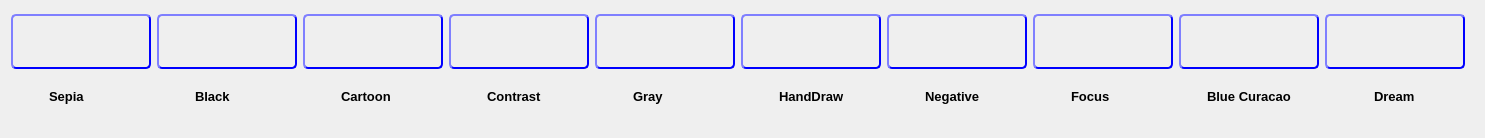
      <widget class="QWidget" name="scrollAreaWidgetContents_2">
       <property name="geometry">
        <rect>
         <x>0</x>
         <y>0</y>
         <width>1485</width>
         <height>138</height>
        </rect>
       </property>
       <layout class="QHBoxLayout" name="horizontalLayout_7">
        <item>
         <widget class="QWidget" name="widget_9" native="true">
          <property name="styleSheet">
           <string notr="true">max-width:140px;
max-height:110px;</string>
          </property>
          <layout class="QVBoxLayout" name="verticalLayout_3">
           <property name="spacing">
            <number>0</number>
           </property>
           <property name="leftMargin">
            <number>0</number>
           </property>
           <property name="topMargin">
            <number>0</number>
           </property>
           <property name="rightMargin">
            <number>0</number>
           </property>
           <property name="bottomMargin">
            <number>0</number>
           </property>
           <item>
            <widget class="QPushButton" name="effect_sepia_btn">
             <property name="enabled">
              <bool>true</bool>
             </property>
             <property name="font">
              <font>
               <family>MS Sans Serif</family>
               <pointsize>9</pointsize>
               <weight>75</weight>
               <italic>false</italic>
               <bold>true</bold>
               <underline>false</underline>
               <strikeout>false</strikeout>
              </font>
             </property>
             <property name="mouseTracking">
              <bool>false</bool>
             </property>
             <property name="toolTip">
              <string/>
             </property>
             <property name="styleSheet">
              <string notr="true">border-style: outset;
border-width: 2px;
border-color: blue;
border-radius:5px;</string>
             </property>
             <property name="text">
              <string/>
             </property>
             <property name="icon">
              <iconset>
               <normaloff>images/sepia.png</normaloff>images/sepia.png</iconset>
             </property>
             <property name="iconSize">
              <size>
               <width>180</width>
               <height>110</height>
              </size>
             </property>
             <property name="checkable">
              <bool>false</bool>
             </property>
            </widget>
           </item>
           <item>
            <widget class="QLabel" name="label_5">
             <property name="font">
              <font>
               <family>MS Sans Serif</family>
               <pointsize>10</pointsize>
               <weight>75</weight>
               <bold>true</bold>
              </font>
             </property>
             <property name="styleSheet">
              <string notr="true">max-height:60px;
margin-left:35px</string>
             </property>
             <property name="text">
              <string>Sepia</string>
             </property>
             <property name="scaledContents">
              <bool>false</bool>
             </property>
            </widget>
           </item>
          </layout>
         </widget>
        </item>
        <item>
         <widget class="QWidget" name="widget_7" native="true">
          <property name="styleSheet">
           <string notr="true">max-width:140px;
max-height:110px;</string>
          </property>
          <layout class="QVBoxLayout" name="verticalLayout_2">
           <property name="spacing">
            <number>0</number>
           </property>
           <property name="leftMargin">
            <number>0</number>
           </property>
           <property name="topMargin">
            <number>0</number>
           </property>
           <property name="rightMargin">
            <number>0</number>
           </property>
           <property name="bottomMargin">
            <number>0</number>
           </property>
           <item>
            <widget class="QPushButton" name="effect_black_btn">
             <property name="enabled">
              <bool>true</bool>
             </property>
             <property name="font">
              <font>
               <family>MS Sans Serif</family>
               <pointsize>9</pointsize>
               <weight>75</weight>
               <italic>false</italic>
               <bold>true</bold>
               <underline>false</underline>
               <strikeout>false</strikeout>
              </font>
             </property>
             <property name="mouseTracking">
              <bool>false</bool>
             </property>
             <property name="toolTip">
              <string/>
             </property>
             <property name="styleSheet">
              <string notr="true">border-style: outset;
border-width: 2px;
border-color: blue;
border-radius:5px;</string>
             </property>
             <property name="text">
              <string/>
             </property>
             <property name="icon">
              <iconset>
               <normaloff>images/black.png</normaloff>images/black.png</iconset>
             </property>
             <property name="iconSize">
              <size>
               <width>180</width>
               <height>110</height>
              </size>
             </property>
             <property name="checkable">
              <bool>false</bool>
             </property>
            </widget>
           </item>
           <item>
            <widget class="QLabel" name="label_2">
             <property name="font">
              <font>
               <family>MS Sans Serif</family>
               <pointsize>10</pointsize>
               <weight>75</weight>
               <bold>true</bold>
              </font>
             </property>
             <property name="styleSheet">
              <string notr="true">max-height:60px;
margin-left:35px</string>
             </property>
             <property name="text">
              <string>Black</string>
             </property>
             <property name="scaledContents">
              <bool>false</bool>
             </property>
            </widget>
           </item>
          </layout>
         </widget>
        </item>
        <item>
         <widget class="QWidget" name="widget_8" native="true">
          <property name="styleSheet">
           <string notr="true">max-width:140px;
max-height:110px;</string>
          </property>
          <layout class="QVBoxLayout" name="verticalLayout_5">
           <property name="spacing">
            <number>0</number>
           </property>
           <property name="leftMargin">
            <number>0</number>
           </property>
           <property name="topMargin">
            <number>0</number>
           </property>
           <property name="rightMargin">
            <number>0</number>
           </property>
           <property name="bottomMargin">
            <number>0</number>
           </property>
           <item>
            <widget class="QPushButton" name="effect_cartoon_btn">
             <property name="enabled">
              <bool>true</bool>
             </property>
             <property name="font">
              <font>
               <family>MS Sans Serif</family>
               <pointsize>9</pointsize>
               <weight>75</weight>
               <italic>false</italic>
               <bold>true</bold>
               <underline>false</underline>
               <strikeout>false</strikeout>
              </font>
             </property>
             <property name="mouseTracking">
              <bool>false</bool>
             </property>
             <property name="toolTip">
              <string/>
             </property>
             <property name="styleSheet">
              <string notr="true">border-style: outset;
border-width: 2px;
border-color: blue;
border-radius:5px;</string>
             </property>
             <property name="text">
              <string/>
             </property>
             <property name="icon">
              <iconset>
               <normaloff>C:/Users/NGOVIETTHANH/Pictures/Saved Pictures/image filter/cartoon.png</normaloff>C:/Users/NGOVIETTHANH/Pictures/Saved Pictures/image filter/cartoon.png</iconset>
             </property>
             <property name="iconSize">
              <size>
               <width>180</width>
               <height>110</height>
              </size>
             </property>
             <property name="checkable">
              <bool>false</bool>
             </property>
            </widget>
           </item>
           <item>
            <widget class="QLabel" name="label_4">
             <property name="font">
              <font>
               <family>MS Sans Serif</family>
               <pointsize>10</pointsize>
               <weight>75</weight>
               <bold>true</bold>
              </font>
             </property>
             <property name="styleSheet">
              <string notr="true">max-height:60px;
margin-left:35px</string>
             </property>
             <property name="text">
              <string>Cartoon</string>
             </property>
             <property name="scaledContents">
              <bool>false</bool>
             </property>
            </widget>
           </item>
          </layout>
         </widget>
        </item>
        <item>
         <widget class="QWidget" name="widget_12" native="true">
          <property name="styleSheet">
           <string notr="true">max-width:140px;
max-height:110px;</string>
          </property>
          <layout class="QVBoxLayout" name="verticalLayout_9">
           <property name="spacing">
            <number>0</number>
           </property>
           <property name="leftMargin">
            <number>0</number>
           </property>
           <property name="topMargin">
            <number>0</number>
           </property>
           <property name="rightMargin">
            <number>0</number>
           </property>
           <property name="bottomMargin">
            <number>0</number>
           </property>
           <item>
            <widget class="QPushButton" name="effect_contrast_btn">
             <property name="enabled">
              <bool>true</bool>
             </property>
             <property name="font">
              <font>
               <family>MS Sans Serif</family>
               <pointsize>9</pointsize>
               <weight>75</weight>
               <italic>false</italic>
               <bold>true</bold>
               <underline>false</underline>
               <strikeout>false</strikeout>
              </font>
             </property>
             <property name="mouseTracking">
              <bool>false</bool>
             </property>
             <property name="toolTip">
              <string/>
             </property>
             <property name="styleSheet">
              <string notr="true">border-style: outset;
border-width: 2px;
border-color: blue;
border-radius:5px;</string>
             </property>
             <property name="text">
              <string/>
             </property>
             <property name="icon">
              <iconset>
               <normaloff>C:/Users/NGOVIETTHANH/Pictures/Saved Pictures/image filter/contrast.png</normaloff>C:/Users/NGOVIETTHANH/Pictures/Saved Pictures/image filter/contrast.png</iconset>
             </property>
             <property name="iconSize">
              <size>
               <width>180</width>
               <height>110</height>
              </size>
             </property>
             <property name="checkable">
              <bool>false</bool>
             </property>
            </widget>
           </item>
           <item>
            <widget class="QLabel" name="label_9">
             <property name="font">
              <font>
               <family>MS Sans Serif</family>
               <pointsize>10</pointsize>
               <weight>75</weight>
               <bold>true</bold>
              </font>
             </property>
             <property name="styleSheet">
              <string notr="true">max-height:60px;
margin-left:35px</string>
             </property>
             <property name="text">
              <string>Contrast</string>
             </property>
             <property name="scaledContents">
              <bool>false</bool>
             </property>
            </widget>
           </item>
          </layout>
         </widget>
        </item>
        <item>
         <widget class="QWidget" name="widget_11" native="true">
          <property name="styleSheet">
           <string notr="true">max-width:140px;
max-height:110px;</string>
          </property>
          <layout class="QVBoxLayout" name="verticalLayout_8">
           <property name="spacing">
            <number>0</number>
           </property>
           <property name="leftMargin">
            <number>0</number>
           </property>
           <property name="topMargin">
            <number>0</number>
           </property>
           <property name="rightMargin">
            <number>0</number>
           </property>
           <property name="bottomMargin">
            <number>0</number>
           </property>
           <item>
            <widget class="QPushButton" name="effect_gray_btn">
             <property name="enabled">
              <bool>true</bool>
             </property>
             <property name="font">
              <font>
               <family>MS Sans Serif</family>
               <pointsize>9</pointsize>
               <weight>75</weight>
               <italic>false</italic>
               <bold>true</bold>
               <underline>false</underline>
               <strikeout>false</strikeout>
              </font>
             </property>
             <property name="mouseTracking">
              <bool>false</bool>
             </property>
             <property name="toolTip">
              <string/>
             </property>
             <property name="styleSheet">
              <string notr="true">border-style: outset;
border-width: 2px;
border-color: blue;
border-radius:5px;</string>
             </property>
             <property name="text">
              <string/>
             </property>
             <property name="icon">
              <iconset>
               <normaloff>C:/Users/NGOVIETTHANH/Pictures/Saved Pictures/image filter/gray.png</normaloff>C:/Users/NGOVIETTHANH/Pictures/Saved Pictures/image filter/gray.png</iconset>
             </property>
             <property name="iconSize">
              <size>
               <width>180</width>
               <height>110</height>
              </size>
             </property>
             <property name="checkable">
              <bool>false</bool>
             </property>
            </widget>
           </item>
           <item>
            <widget class="QLabel" name="label_8">
             <property name="font">
              <font>
               <family>MS Sans Serif</family>
               <pointsize>10</pointsize>
               <weight>75</weight>
               <bold>true</bold>
              </font>
             </property>
             <property name="styleSheet">
              <string notr="true">max-height:60px;
margin-left:35px</string>
             </property>
             <property name="text">
              <string>Gray</string>
             </property>
             <property name="scaledContents">
              <bool>false</bool>
             </property>
            </widget>
           </item>
          </layout>
         </widget>
        </item>
        <item>
         <widget class="QWidget" name="widget_14" native="true">
          <property name="styleSheet">
           <string notr="true">max-width:140px;
max-height:110px;</string>
          </property>
          <layout class="QVBoxLayout" name="verticalLayout_10">
           <property name="spacing">
            <number>0</number>
           </property>
           <property name="leftMargin">
            <number>0</number>
           </property>
           <property name="topMargin">
            <number>0</number>
           </property>
           <property name="rightMargin">
            <number>0</number>
           </property>
           <property name="bottomMargin">
            <number>0</number>
           </property>
           <item>
            <widget class="QPushButton" name="effect_handDraw_btn">
             <property name="enabled">
              <bool>true</bool>
             </property>
             <property name="font">
              <font>
               <family>MS Sans Serif</family>
               <pointsize>9</pointsize>
               <weight>75</weight>
               <italic>false</italic>
               <bold>true</bold>
               <underline>false</underline>
               <strikeout>false</strikeout>
              </font>
             </property>
             <property name="mouseTracking">
              <bool>false</bool>
             </property>
             <property name="toolTip">
              <string/>
             </property>
             <property name="styleSheet">
              <string notr="true">border-style: outset;
border-width: 2px;
border-color: blue;
border-radius:5px;</string>
             </property>
             <property name="text">
              <string/>
             </property>
             <property name="icon">
              <iconset>
               <normaloff>C:/Users/NGOVIETTHANH/Pictures/Saved Pictures/image filter/handDraw.png</normaloff>C:/Users/NGOVIETTHANH/Pictures/Saved Pictures/image filter/handDraw.png</iconset>
             </property>
             <property name="iconSize">
              <size>
               <width>180</width>
               <height>110</height>
              </size>
             </property>
             <property name="checkable">
              <bool>false</bool>
             </property>
            </widget>
           </item>
           <item>
            <widget class="QLabel" name="label_10">
             <property name="font">
              <font>
               <family>MS Sans Serif</family>
               <pointsize>10</pointsize>
               <weight>75</weight>
               <bold>true</bold>
              </font>
             </property>
             <property name="styleSheet">
              <string notr="true">max-height:60px;
margin-left:35px</string>
             </property>
             <property name="text">
              <string>HandDraw</string>
             </property>
             <property name="scaledContents">
              <bool>false</bool>
             </property>
            </widget>
           </item>
          </layout>
         </widget>
        </item>
        <item>
         <widget class="QWidget" name="widget_10" native="true">
          <property name="styleSheet">
           <string notr="true">max-width:140px;
max-height:110px;</string>
          </property>
          <layout class="QVBoxLayout" name="verticalLayout_7">
           <property name="spacing">
            <number>0</number>
           </property>
           <property name="leftMargin">
            <number>0</number>
           </property>
           <property name="topMargin">
            <number>0</number>
           </property>
           <property name="rightMargin">
            <number>0</number>
           </property>
           <property name="bottomMargin">
            <number>0</number>
           </property>
           <item>
            <widget class="QPushButton" name="effect_negative_btn">
             <property name="enabled">
              <bool>true</bool>
             </property>
             <property name="font">
              <font>
               <family>MS Sans Serif</family>
               <pointsize>9</pointsize>
               <weight>75</weight>
               <italic>false</italic>
               <bold>true</bold>
               <underline>false</underline>
               <strikeout>false</strikeout>
              </font>
             </property>
             <property name="mouseTracking">
              <bool>false</bool>
             </property>
             <property name="toolTip">
              <string/>
             </property>
             <property name="styleSheet">
              <string notr="true">border-style: outset;
border-width: 2px;
border-color: blue;
border-radius:5px;</string>
             </property>
             <property name="text">
              <string/>
             </property>
             <property name="icon">
              <iconset>
               <normaloff>C:/Users/NGOVIETTHANH/Pictures/Saved Pictures/image filter/negative.png</normaloff>C:/Users/NGOVIETTHANH/Pictures/Saved Pictures/image filter/negative.png</iconset>
             </property>
             <property name="iconSize">
              <size>
               <width>180</width>
               <height>110</height>
              </size>
             </property>
             <property name="checkable">
              <bool>false</bool>
             </property>
            </widget>
           </item>
           <item>
            <widget class="QLabel" name="label_7">
             <property name="font">
              <font>
               <family>MS Sans Serif</family>
               <pointsize>10</pointsize>
               <weight>75</weight>
               <bold>true</bold>
              </font>
             </property>
             <property name="styleSheet">
              <string notr="true">max-height:60px;
margin-left:35px</string>
             </property>
             <property name="text">
              <string>Negative</string>
             </property>
             <property name="scaledContents">
              <bool>false</bool>
             </property>
            </widget>
           </item>
          </layout>
         </widget>
        </item>
        <item>
         <widget class="QWidget" name="widget_15" native="true">
          <property name="styleSheet">
           <string notr="true">max-width:140px;
max-height:110px;</string>
          </property>
          <layout class="QVBoxLayout" name="verticalLayout_11">
           <property name="spacing">
            <number>0</number>
           </property>
           <property name="leftMargin">
            <number>0</number>
           </property>
           <property name="topMargin">
            <number>0</number>
           </property>
           <property name="rightMargin">
            <number>0</number>
           </property>
           <property name="bottomMargin">
            <number>0</number>
           </property>
           <item>
            <widget class="QPushButton" name="filter_focus_btn">
             <property name="enabled">
              <bool>true</bool>
             </property>
             <property name="font">
              <font>
               <family>MS Sans Serif</family>
               <pointsize>9</pointsize>
               <weight>75</weight>
               <italic>false</italic>
               <bold>true</bold>
               <underline>false</underline>
               <strikeout>false</strikeout>
              </font>
             </property>
             <property name="mouseTracking">
              <bool>false</bool>
             </property>
             <property name="toolTip">
              <string/>
             </property>
             <property name="styleSheet">
              <string notr="true">border-style: outset;
border-width: 2px;
border-color: blue;
border-radius:5px;</string>
             </property>
             <property name="text">
              <string/>
             </property>
             <property name="icon">
              <iconset>
               <normaloff>images/focus.png</normaloff>images/focus.png</iconset>
             </property>
             <property name="iconSize">
              <size>
               <width>180</width>
               <height>110</height>
              </size>
             </property>
             <property name="checkable">
              <bool>false</bool>
             </property>
            </widget>
           </item>
           <item>
            <widget class="QLabel" name="label_11">
             <property name="font">
              <font>
               <family>MS Sans Serif</family>
               <pointsize>10</pointsize>
               <weight>75</weight>
               <bold>true</bold>
              </font>
             </property>
             <property name="styleSheet">
              <string notr="true">max-height:60px;
margin-left:35px</string>
             </property>
             <property name="text">
              <string>Focus</string>
             </property>
             <property name="scaledContents">
              <bool>false</bool>
             </property>
            </widget>
           </item>
          </layout>
         </widget>
        </item>
        <item>
         <widget class="QWidget" name="widget_16" native="true">
          <property name="styleSheet">
           <string notr="true">max-width:140px;
max-height:110px;</string>
          </property>
          <layout class="QVBoxLayout" name="verticalLayout_12">
           <property name="spacing">
            <number>0</number>
           </property>
           <property name="leftMargin">
            <number>0</number>
           </property>
           <property name="topMargin">
            <number>0</number>
           </property>
           <property name="rightMargin">
            <number>0</number>
           </property>
           <property name="bottomMargin">
            <number>0</number>
           </property>
           <item>
            <widget class="QPushButton" name="filter_blue_curacao_btn">
             <property name="enabled">
              <bool>true</bool>
             </property>
             <property name="font">
              <font>
               <family>MS Sans Serif</family>
               <pointsize>9</pointsize>
               <weight>75</weight>
               <italic>false</italic>
               <bold>true</bold>
               <underline>false</underline>
               <strikeout>false</strikeout>
              </font>
             </property>
             <property name="mouseTracking">
              <bool>false</bool>
             </property>
             <property name="toolTip">
              <string/>
             </property>
             <property name="styleSheet">
              <string notr="true">border-style: outset;
border-width: 2px;
border-color: blue;
border-radius:5px;</string>
             </property>
             <property name="text">
              <string/>
             </property>
             <property name="icon">
              <iconset>
               <normaloff>images/blue_curacao.png</normaloff>images/blue_curacao.png</iconset>
             </property>
             <property name="iconSize">
              <size>
               <width>180</width>
               <height>110</height>
              </size>
             </property>
             <property name="checkable">
              <bool>false</bool>
             </property>
            </widget>
           </item>
           <item alignment="Qt::AlignHCenter">
            <widget class="QLabel" name="label_12">
             <property name="font">
              <font>
               <family>MS Sans Serif</family>
               <pointsize>10</pointsize>
               <weight>75</weight>
               <bold>true</bold>
              </font>
             </property>
             <property name="styleSheet">
              <string notr="true">max-height:60px;</string>
             </property>
             <property name="text">
              <string>Blue Curacao</string>
             </property>
             <property name="scaledContents">
              <bool>false</bool>
             </property>
            </widget>
           </item>
          </layout>
         </widget>
        </item>
        <item>
         <widget class="QWidget" name="widget_17" native="true">
          <property name="styleSheet">
           <string notr="true">max-width:140px;
max-height:110px;</string>
          </property>
          <layout class="QVBoxLayout" name="verticalLayout_13">
           <property name="spacing">
            <number>0</number>
           </property>
           <property name="leftMargin">
            <number>0</number>
           </property>
           <property name="topMargin">
            <number>0</number>
           </property>
           <property name="rightMargin">
            <number>0</number>
           </property>
           <property name="bottomMargin">
            <number>0</number>
           </property>
           <item>
            <widget class="QPushButton" name="filter_dream_btn">
             <property name="enabled">
              <bool>true</bool>
             </property>
             <property name="font">
              <font>
               <family>MS Sans Serif</family>
               <pointsize>9</pointsize>
               <weight>75</weight>
               <italic>false</italic>
               <bold>true</bold>
               <underline>false</underline>
               <strikeout>false</strikeout>
              </font>
             </property>
             <property name="mouseTracking">
              <bool>false</bool>
             </property>
             <property name="toolTip">
              <string/>
             </property>
             <property name="styleSheet">
              <string notr="true">border-style: outset;
border-width: 2px;
border-color: blue;
border-radius:5px;</string>
             </property>
             <property name="text">
              <string/>
             </property>
             <property name="icon">
              <iconset>
               <normaloff>images/dream.png</normaloff>images/dream.png</iconset>
             </property>
             <property name="iconSize">
              <size>
               <width>180</width>
               <height>110</height>
              </size>
             </property>
             <property name="checkable">
              <bool>false</bool>
             </property>
            </widget>
           </item>
           <item alignment="Qt::AlignHCenter">
            <widget class="QLabel" name="label_13">
             <property name="font">
              <font>
               <family>MS Sans Serif</family>
               <pointsize>10</pointsize>
               <weight>75</weight>
               <bold>true</bold>
              </font>
             </property>
             <property name="styleSheet">
              <string notr="true">max-height:60px;
</string>
             </property>
             <property name="text">
              <string>Dream</string>
             </property>
             <property name="scaledContents">
              <bool>false</bool>
             </property>
            </widget>
           </item>
          </layout>
         </widget>
        </item>
       </layout>
      </widget>
